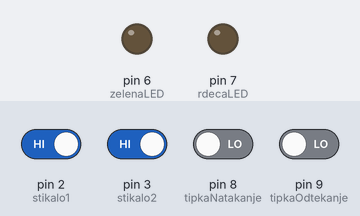
Simulated run of this sketch. Board: Arduino Uno, built with avr-gcc and run on an emulated ATmega328P. On the bench: output pins drawn as LEDs (lit = HIGH). Dashed ring = blinking. The inputs (shaded band) are chosen by the test bench; at power-on: pin 2 (stikalo1), pin 3 (stikalo2) HIGH, pin 8 (tipkaNatakanje), pin 9 (tipkaOdtekanje) LOW.

Above: at 1.2 s.
1.3 s: pin 2 (stikalo1) driven LOW
At 1.7 s:
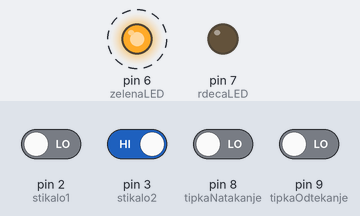
4.3 s: pin 3 (stikalo2) driven LOW
At 4.7 s:
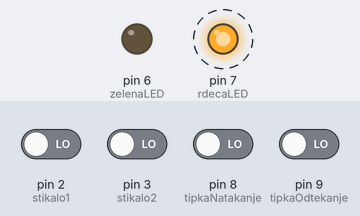
7.3 s: pin 3 (stikalo2) driven HIGH
At 10.2 s:
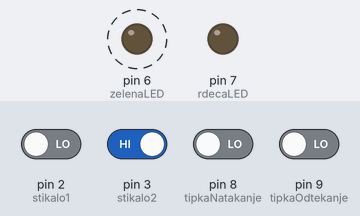
10.3 s: pin 2 (stikalo1) driven HIGH
At 10.9 s:
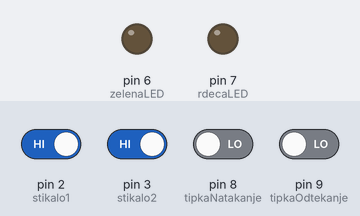
Timing chart, 0 to 12.8 s (numbered marks = the images above; inputs shaded):
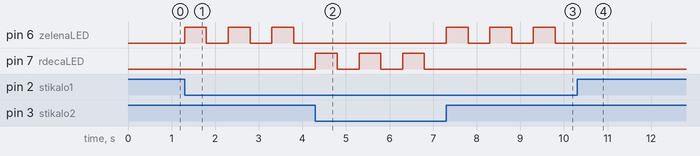

The sketch:

Arduino_Projektna.ino
```cpp
const int zelenaLED = 6;
const int rdecaLED = 7;
const int tipkaNatakanje = 8;
const int tipkaOdtekanje = 9;
const int stikalo1 = 2;
const int stikalo2 = 3;

enum MagnetniVentil {
  ZAPRT,
  ODPRT
};

enum StanjeTekocine {
  POD_SPDNJIM_NIVOJEM,
  MED_NIVOJEMA,
  NA_ZGORNJEM_NIVOJU
};

MagnetniVentil mv1Stanje = ZAPRT;
MagnetniVentil mv2Stanje = ZAPRT;
StanjeTekocine tekocinaStanje = MED_NIVOJEMA;

void preveriStanjeTekocine() {
  if (digitalRead(stikalo1) == LOW) {
    tekocinaStanje = POD_SPDNJIM_NIVOJEM;
    mv1Stanje = ODPRT;
    mv2Stanje = ZAPRT;
  }

  if (digitalRead(stikalo2) == LOW) {
    tekocinaStanje = NA_ZGORNJEM_NIVOJU;
    mv1Stanje = ZAPRT;
    mv2Stanje = ODPRT;
  }

  if (digitalRead(stikalo1) == HIGH && digitalRead(stikalo2) == HIGH) {
    tekocinaStanje = MED_NIVOJEMA;
    mv1Stanje = ZAPRT;
    mv2Stanje = ZAPRT;
  }
}

void upravljajMV1() {
  if (mv1Stanje == ODPRT) {
    digitalWrite(zelenaLED, HIGH);
    delay(500);
    digitalWrite(zelenaLED, LOW);
    delay(500);
  }
}

void upravljajMV2() {
  if (mv2Stanje == ODPRT) {
    digitalWrite(rdecaLED, HIGH);
    delay(500);
    digitalWrite(rdecaLED, LOW);
    delay(500);
  }
}

void setup() {
  pinMode(zelenaLED, OUTPUT);
  pinMode(rdecaLED, OUTPUT);
  pinMode(tipkaNatakanje, INPUT);
  pinMode(tipkaOdtekanje, INPUT);
  pinMode(stikalo1, INPUT);
  pinMode(stikalo2, INPUT);
}

void loop() {
  preveriStanjeTekocine();

  if (digitalRead(tipkaNatakanje) == HIGH) {
    if (tekocinaStanje != NA_ZGORNJEM_NIVOJU) {
      mv1Stanje = ODPRT;
      mv2Stanje = ZAPRT;
    }
  }

  if (digitalRead(tipkaOdtekanje) == HIGH) {
    if (tekocinaStanje != POD_SPDNJIM_NIVOJEM) {
      mv1Stanje = ZAPRT;
      mv2Stanje = ODPRT;
    }
  }

  if (digitalRead(tipkaOdtekanje)== HIGH && digitalRead(tipkaNatakanje)== HIGH) {
    if (tekocinaStanje != POD_SPDNJIM_NIVOJEM) {
      mv1Stanje = ODPRT;
      mv2Stanje = ODPRT;
    }
  }

  if (digitalRead(tipkaOdtekanje)== HIGH && digitalRead(tipkaNatakanje)== HIGH) {
    if (tekocinaStanje != NA_ZGORNJEM_NIVOJU) {
      mv1Stanje = ODPRT;
      mv2Stanje = ODPRT;
    }
  }

  upravljajMV1();
  upravljajMV2();
}
```

Measured:
- after the input at 1.3 s, pin 6 (zelenaLED): alternates HIGH for 0.50 s and LOW for 0.50 s, starting at once
- after the input at 4.3 s, pin 6 (zelenaLED): stops changing and stays LOW; pin 7 (rdecaLED): alternates HIGH for 0.50 s and LOW for 0.50 s, starting at once
- after the input at 7.3 s, pin 6 (zelenaLED): alternates HIGH for 0.50 s and LOW for 0.50 s, starting at once; pin 7 (rdecaLED): stops changing and stays LOW
- after the input at 10.3 s, pin 6 (zelenaLED): stops changing and stays LOW
